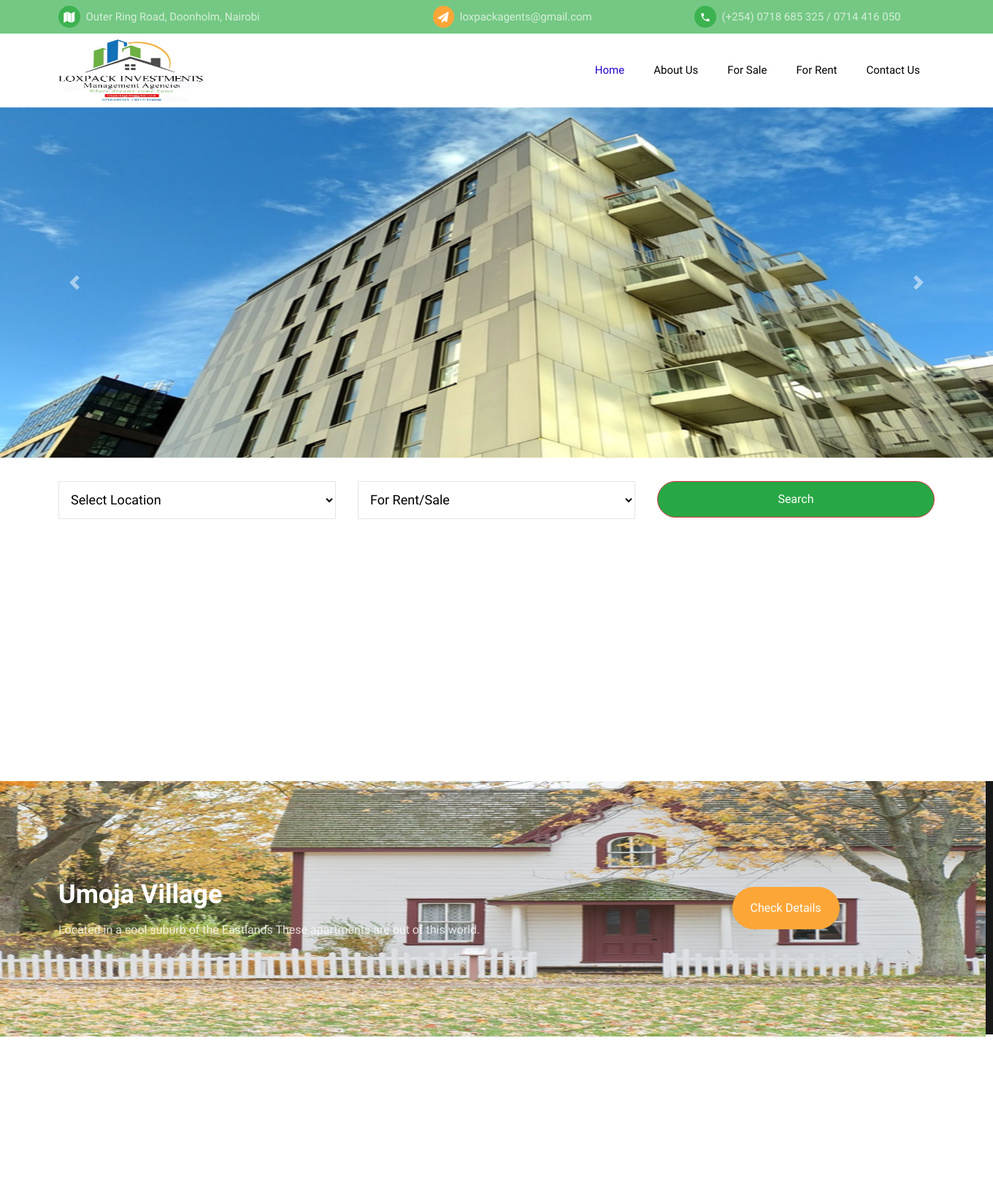
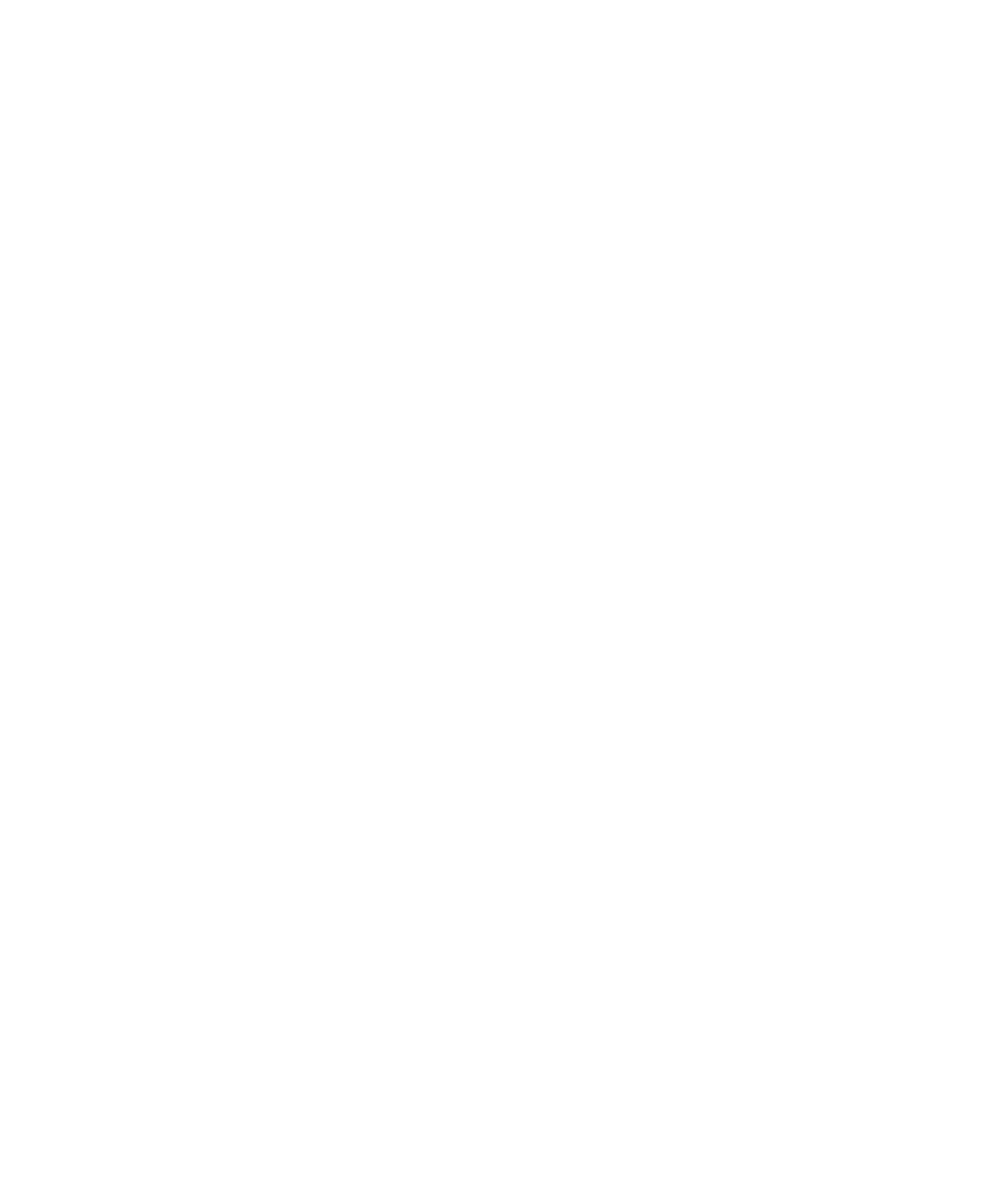
The page / (upper part) on the database its author committed (2 pictures, top to bottom).
### property/models.py (models this page shows, shortened)
class Property(models.Model):
    name = models.CharField(max_length=100)
    image = models.ImageField(default='default.jpg', upload_to='property_pics')
    description = models.TextField(default='Modern Apartments')
    price = models.IntegerField(default='0')
    category = models.ForeignKey(Category, on_delete=models.CASCADE)
    status = models.ForeignKey(Status, on_delete=models.CASCADE)
    uniqueness = models.ForeignKey(Unique, on_delete=models.CASCADE)
    area = models.ForeignKey(Area, on_delete=models.CASCADE)

### loxpack/views.py (the view)
# urls.py: 2. Add a URL to urlpatterns:  path('', views.home, name='home')
def home(request):
    context = {
        'latest_property' : Property.objects.filter(uniqueness__name='Latest'),
        'offer_property' : Property.objects.filter(uniqueness__name='Offer').first(),
        'rent_apartment' : Property.objects.filter(status__name='For Rent', category__name='Apartment')[:4],
        'sale_property' : Property.objects.filter(status__name='For Sale')[:4],
        'props' : Property.objects.all()[:4],
        'location' : Area.objects.all(),
        'stats' : Status.objects.all()
    }
    return render(request, 'loxpack/index.html', context)

### property/models.py (called while the page is built)
    def __str__(self):
        return self.name

    def __str__(self):
        return self.name

### loxpack/templates/loxpack/index.html (shortened to what this page needs)
{% extends 'loxpack/base.html' %}
{% load static %}
{% load humanize %}
{% block content %}
	<section>
		<div id="carouselExampleFade" class="carousel slide carousel-fade" data-ride="carousel">
			<div class="carousel-inner">
				<div class="carousel-item active">
					<img src="{% static 'loxpack/images/apartments/arch.jpg' %}" class="d-block w-100" height="480" alt="...">
				</div>
			</div>
			<a class="carousel-control-prev" href="#carouselExampleFade" role="button" data-slide="prev">
				<span class="carousel-control-prev-icon" aria-hidden="true"></span>
			</a>
			<a class="carousel-control-next" href="#carouselExampleFade" role="button" data-slide="next">
				<span class="carousel-control-next-icon" aria-hidden="true"></span>
			</a>
		</div>
	</section>
	{% include 'loxpack/search_bar.html' %}
	<section class="ftco-services ftco-no-pb" id="servicess">
		<div class="container-wrap">
			<div class="row no-gutters">
	</div>
		</div>
	</section>
	<section class="ftco-intro" data-stellar-background-ratio="0.5">
		<div class="overlay">
			<img src="{{offer_property.image.url}}" alt="" height="350" width="1350">
		</div>
		<div class="container">
			<div class="row">
				<div class="col-md-9">
					<h2>{{offer_property.name}}</h2>
					<p class="mb-0">{{offer_property.description}}</p>
				</div>
				<div class="col-md-3 d-flex align-items-center">
					<p class="mb-0"><a href="{% url 'loxpack-property' pk=offer_property.id %}" class="btn btn-secondary px-4 py-3">Check Details</a></p>
				</div>
			</div>
		</div>
	</section>
	<section class="ftco-section ftco-no-pb">
		<div class="container">
			<div class="row justify-content-center mb-5 pb-2">
	</div>
			<div class="row">
			</div>
		</div>
	</section>
	<section class="ftco-section">
		<div class="container">
			<div class="row justify-content-center mb-5 pb-2">
	</div>
			<div class="row">
			</div>
		</div>
	</section>
{% endblock content %}

### rows shown on the page
Property: image (picture), name "Umoja Village", description "Located in a cool suburb of the Eastlands These apartments are out of this world."
